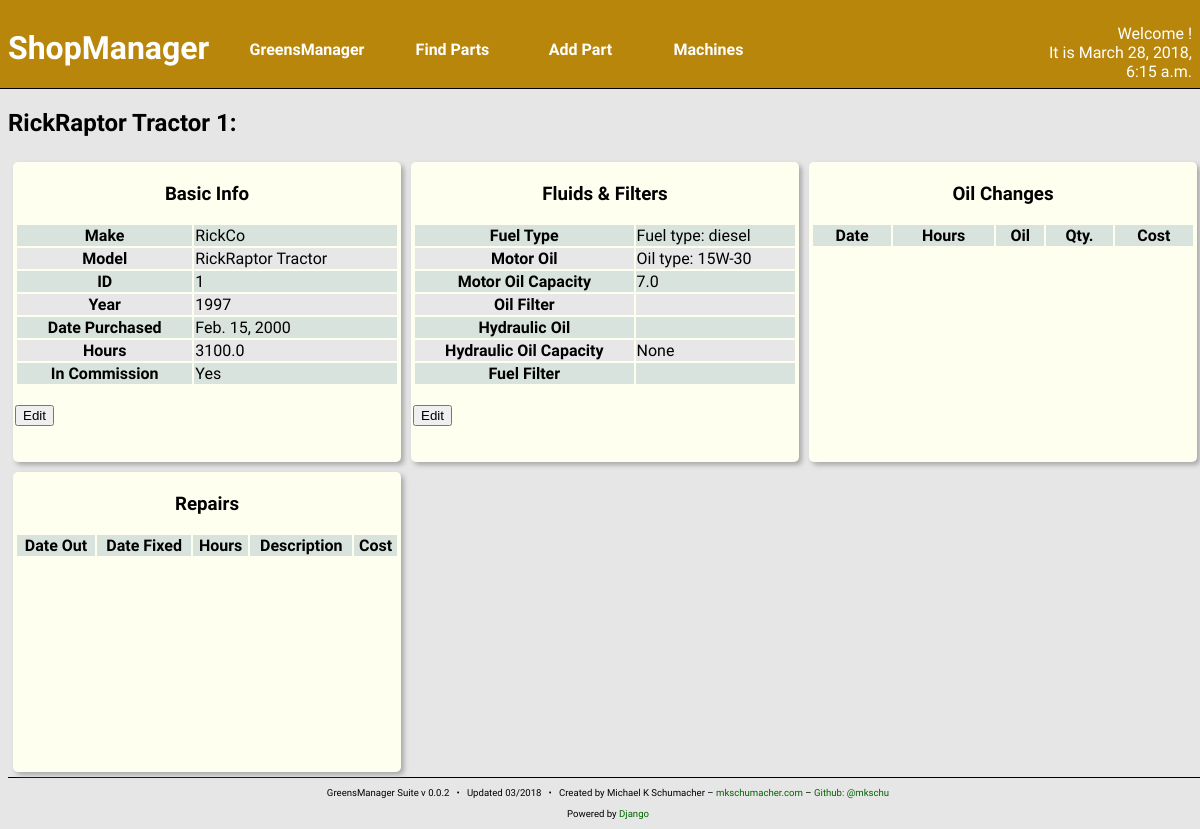
The page /shop/tractor/22/ on the database its author committed.
### machines/models.py (models this page shows)
class Machine(models.Model):
    make = models.CharField(max_length=128)
    model = models.TextField(max_length=256)
    year = models.IntegerField()
    ident_number = models.CharField(max_length=16,
                                    blank = True,
                                    null = True)
    date_purchased = models.DateField()
    hours = models.FloatField()
    in_commission = models.BooleanField(default = True)
    fuel_type = models.ManyToManyField('parts.Fuel',
                                       blank = True,
                                       related_name = '+')
    oil_type = models.ManyToManyField('parts.Oil',
                                      blank = True,
                                      related_name = '+')
    oil_capacity = models.FloatField(blank = True, null = True)
    hyd_oil_type = models.ManyToManyField('parts.Oil',
                                          blank = True,
                                          related_name = '+')
    hyd_oil_capacity = models.FloatField(blank = True, null = True)
    oil_filter = models.ManyToManyField('parts.Filter',
                                        blank = True,
                                        related_name = '+')
    hyd_oil_filter = models.ManyToManyField('parts.Filter',
                                            blank = True,
                                            related_name = '+')
    fuel_filter = models.ManyToManyField('parts.Filter',
                                         blank = True,
                                         related_name = '+')
    created_at = models.DateTimeField(auto_now_add=True)
    updated_at = models.DateTimeField(auto_now=True)
    def __str__(self):
        return "%s %s" % (self.model, self.ident_number)

### parts/models.py (models this page shows)
class Fluid(models.Model):
    name = models.TextField()
    price_per_unit = models.DecimalField(decimal_places = 2,
                                         max_digits = 10)
    created_at = models.DateTimeField(auto_now_add=True)
    updated_at = models.DateTimeField(auto_now=True)

class Fuel(Fluid):
    def __str__(self):
        return "Fuel type: %s" % self.name

class Fluid(models.Model):
    name = models.TextField()
    price_per_unit = models.DecimalField(decimal_places = 2,
                                         max_digits = 10)
    created_at = models.DateTimeField(auto_now_add=True)
    updated_at = models.DateTimeField(auto_now=True)

class Oil(Fluid):
    def __str__(self):
        return "Oil type: %s" % self.name

### machines/views.py (the view)
# urls.py: url(r'^tractor/(?P<pk>\d+)/', views.tractorDetail,
def tractorDetail(request, pk):
    tractor = Tractor.objects.get(pk=pk)
    oil_changes = Maint.OilChange.objects.filter(machine=tractor)
    context = {
        'curr_time': curr_time(),
        'tractor': tractor,
        'oil_changes': oil_changes,
    }
    return render(request, 'machines/tractor_detail.html', context)

### machines/views.py (called while the page is built)
def curr_time():
    return now()

### machines/templates/machines/tractor_detail.html (shortened to what this page needs)
{% include "machines/shophead.html" %}
<h2>{{ tractor }}:</h2>
<section class="content-block">
    <h3>Basic Info</h3>
    <table>
        <tr>
            <th>Make</th>
            <td>{{ tractor.make }}</td>
        </tr>
        <tr>
            <th>Model</th>
            <td>{{ tractor.model }}</td>
        </tr>
        <tr>
            <th>ID</th>
            <td>{{ tractor.ident_number }}</td>
        </tr>
        <tr>
            <th>Year</th>
            <td>{{ tractor.year }}</td>
        </tr>
        <tr>
            <th>Date Purchased</th>
            <td>{{ tractor.date_purchased }}</td>
        </tr>
        <tr>
            <th>Hours</th>
            <td>{{ tractor.hours }}</td>
        </tr>
        <tr>
            <th>In Commission</th>
            <td>
                {% if tractor.in_commission %}
                    Yes
                {% else %}
                    <strong>No</strong>
                {% endif %}
            </td>
        </tr>
    </table>
    <br />
    <a href="{% url 'shop:tractor_edit' pk=tractor.pk %}">
        <button>Edit</button>
    </a>
</section>
<section class="content-block">
    <h3>Fluids &amp; Filters</h3>
    <table>
        <tr>
            <th>Fuel Type</th>
            <td>{% for f in tractor.fuel_type.all %}
                    {{ f }}<br />
                {% endfor %}
            </td>
        </tr>
        <tr>
            <th>Motor Oil</th>
            <td>{% for o in tractor.oil_type.all %}
                    {{ o }}<br />
                {% endfor %}
            </td>
        </tr>
        <tr>
            <th>Motor Oil Capacity</th>
            <td>{{ tractor.oil_capacity }}</td>
        </tr>
        <tr>
            <th>Oil Filter</th>
            <td>
            </td>
        </tr>
        {% if tractor.hyd_oil_type %}
        <tr>
            <th>Hydraulic Oil</th>
            <td>
            </td>
        </tr>
        <tr>
            <th>Hydraulic Oil Capacity</th>
            <td>{{ tractor.hyd_oil_capacity }}</td>
        </tr>
        {% endif %}
        <tr>
            <th>Fuel Filter</th>
            <td>
            </td>
        </tr>
    </table>
    <br />
    <a href="{% url 'shop:tractor_edit' pk=tractor.pk %}">
        <button>Edit</button>
    </a>
</section>
<section class="content-block">
    <h3>Oil Changes</h3>
    <table>
        <thead>
            <th>Date</th>
            <th>Hours</th>
            <th>Oil</th>
            <th>Qty.</th>
            <th>Cost</th>
        </thead>
    </table>
</section>
<section class="content-block">
    <h3>Repairs</h3>
    <table>
        <thead>
            <th>Date Out</th>
            <th>Date Fixed</th>
            <th>Hours</th>
            <th>Description</th>
            <th>Cost</th>
        </thead>
    </table>
</section>
{% include "foot.html" %}

### greensManager/static/styles/main.css (style rules this page uses)
body { background: #e6e6e6; font-family: 'Quattrocento Sans', sans-serif; width: 100vw; overflow: auto; }
a { text-decoration: none; color: darkgreen; }
.content-block { width: 32%; float: left; border-radius: 5px; margin: 5px; padding: 2px; background: ivory; box-shadow: 3px 3px 5px darkgray; height: 37vh; overflow: hidden; }
.content-block h3 { text-align: center; }
.content-block table { width: 100%; }
.content-block tr:nth-child(odd) { background: #d9e3de; }
.content-block tr:nth-child(even) { background: #e7e7e7; }

### rows shown on the page
Machine: model+ident_number "RickRaptor Tractor 1", make "RickCo", model "RickRaptor Tractor", ident_number "1", year "1997", date_purchased "Feb. 15, 2000", hours "3100.0", oil_capacity "7.0", hyd_oil_capacity "None"
Fuel: name "Fuel type: diesel"
Oil: name "Oil type: 15W-30"

### other values the page prints
{{ curr_time }} "March 28, 2018, 6:15 a.m."
